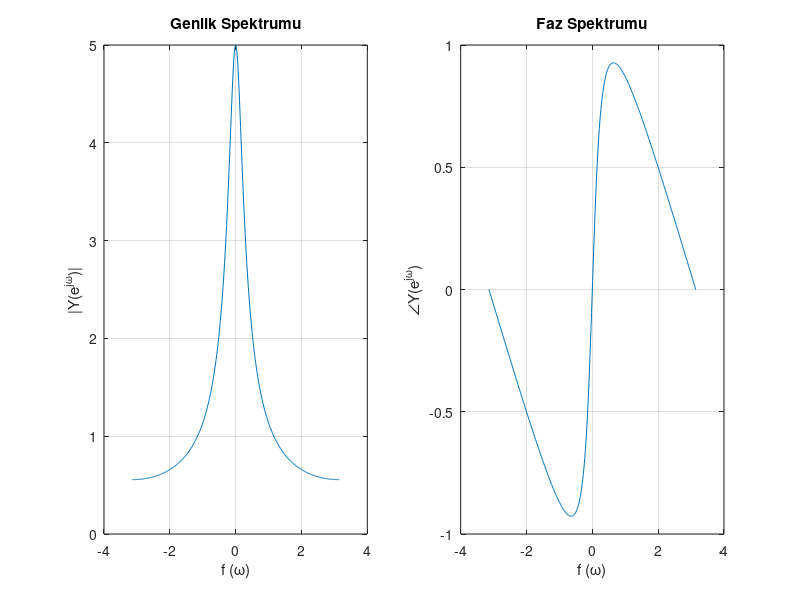

This figure's MATLAB source: (Note: this script raises an error after producing the figure.)
% Mehmet ALTINTAŞ 1901022065
% ELM 264 PROJE 2- PROBLEM 2_d
% Frekans aralığı
omega = linspace(-pi, pi, 400);

% Orijinal genlik ve faz spektrumları
X_mag = 1 ./ sqrt((1 - 0.8 * cos(omega)).^2 + (0.8 * sin(omega)).^2);
X_phase = -atan2(0.8 * sin(omega), 1 - 0.8 * cos(omega));

% Yansıyan sinyalin genlik spektrumu
Y_mag = X_mag;

% Yansıyan sinyalin faz spektrumu
Y_phase = -X_phase;

% Genlik spektrumunu çizelim
figure('Position', [100, 100, 1000, 400]);

subplot(1, 2, 1);
plot(omega, Y_mag);
title('Genlik Spektrumu');
xlabel('f (ω)');
ylabel('|Y(e^{jω})|');
grid on;

% Faz spektrumunu çizelim
subplot(1, 2, 2);
plot(omega, Y_phase);
title('Faz Spektrumu');
xlabel('f (ω)');
ylabel('∠Y(e^{jω})');
grid on;

sgtitle('Genlik ve Faz Spektrumu');
